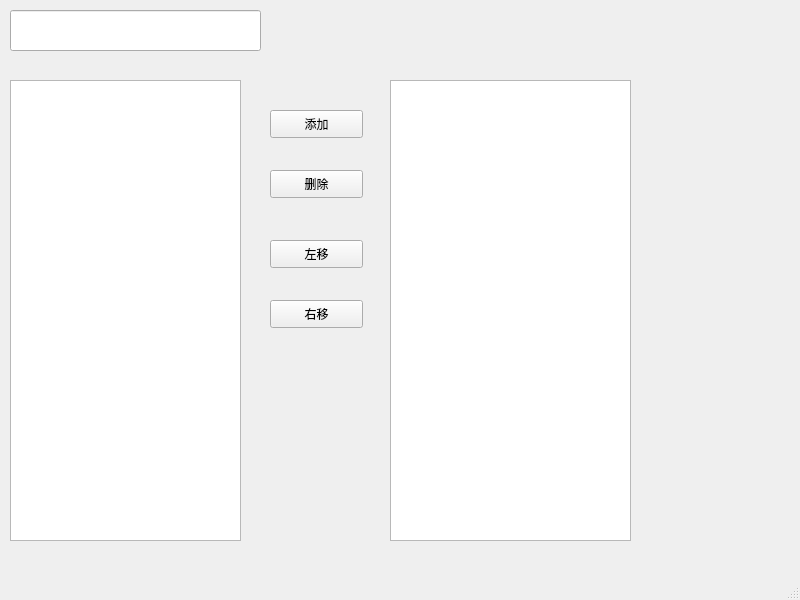
<?xml version="1.0" encoding="UTF-8"?>
<ui version="4.0">
 <class>MainWindow</class>
 <widget class="QMainWindow" name="MainWindow">
  <property name="geometry">
   <rect>
    <x>0</x>
    <y>0</y>
    <width>800</width>
    <height>600</height>
   </rect>
  </property>
  <property name="windowTitle">
   <string>MainWindow</string>
  </property>
  <widget class="QWidget" name="centralwidget">
   <widget class="QListView" name="listView_2">
    <property name="geometry">
     <rect>
      <x>390</x>
      <y>80</y>
      <width>241</width>
      <height>461</height>
     </rect>
    </property>
   </widget>
   <widget class="QPushButton" name="pushButton_add">
    <property name="geometry">
     <rect>
      <x>270</x>
      <y>110</y>
      <width>93</width>
      <height>28</height>
     </rect>
    </property>
    <property name="text">
     <string>添加</string>
    </property>
   </widget>
   <widget class="QPushButton" name="pushButton_del">
    <property name="geometry">
     <rect>
      <x>270</x>
      <y>170</y>
      <width>93</width>
      <height>28</height>
     </rect>
    </property>
    <property name="text">
     <string>删除</string>
    </property>
   </widget>
   <widget class="QPushButton" name="pushButton_zy">
    <property name="geometry">
     <rect>
      <x>270</x>
      <y>240</y>
      <width>93</width>
      <height>28</height>
     </rect>
    </property>
    <property name="text">
     <string>左移</string>
    </property>
   </widget>
   <widget class="QPushButton" name="pushButton_4">
    <property name="geometry">
     <rect>
      <x>270</x>
      <y>300</y>
      <width>93</width>
      <height>28</height>
     </rect>
    </property>
    <property name="text">
     <string>右移</string>
    </property>
   </widget>
   <widget class="QLineEdit" name="lineEdit">
    <property name="geometry">
     <rect>
      <x>10</x>
      <y>10</y>
      <width>251</width>
      <height>41</height>
     </rect>
    </property>
   </widget>
   <widget class="QListView" name="listView_1">
    <property name="geometry">
     <rect>
      <x>10</x>
      <y>80</y>
      <width>231</width>
      <height>461</height>
     </rect>
    </property>
   </widget>
  </widget>
  <widget class="QMenuBar" name="menubar">
   <property name="geometry">
    <rect>
     <x>0</x>
     <y>0</y>
     <width>800</width>
     <height>26</height>
    </rect>
   </property>
  </widget>
  <widget class="QStatusBar" name="statusbar"/>
 </widget>
 <resources/>
 <connections/>
</ui>
